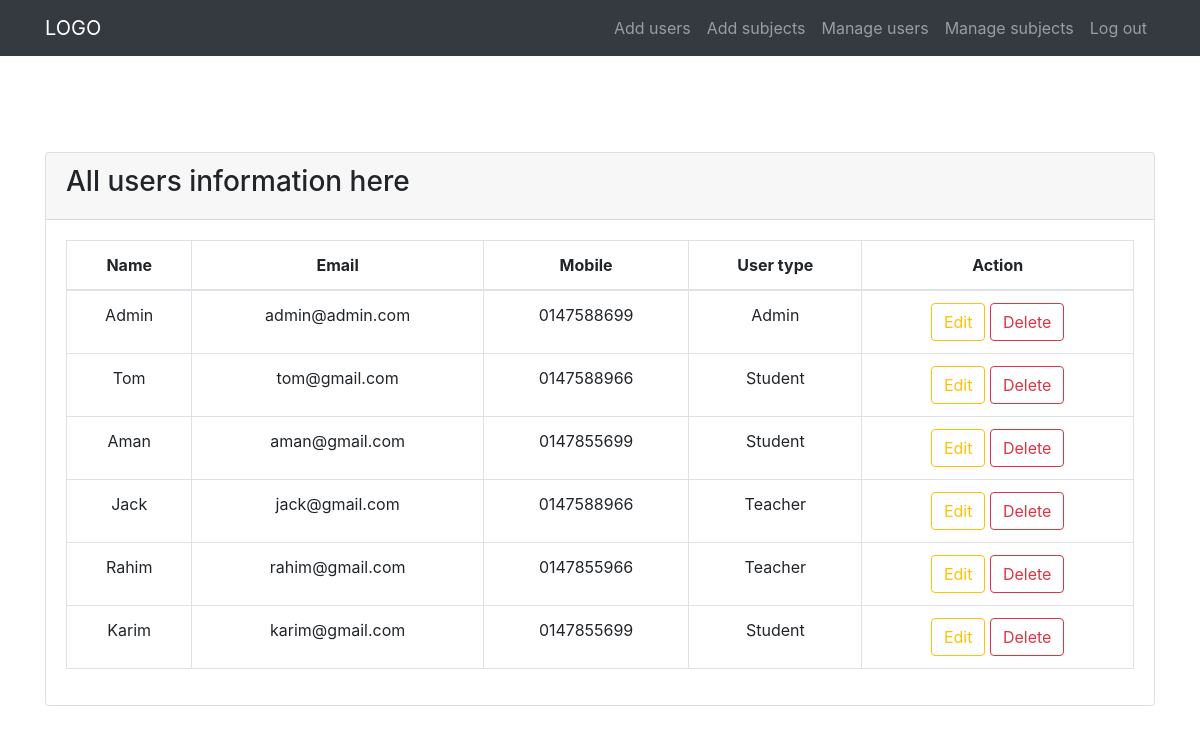
The page /pages/action.php?status=manage-users (signed in) on the database its author committed.
### tables this page shows
CREATE TABLE `users` (
  `id` int(11) NOT NULL,
  `name` varchar(256) NOT NULL,
  `email` varchar(256) NOT NULL,
  `password` varchar(256) NOT NULL,
  `mobile` varchar(256) NOT NULL,
  `type` tinyint(1) NOT NULL
);

### app/classes/Users.php (called while the page is built, shortened)
<?php
class Users
{
  private $userData;
  public function getUsersInfo()
  {
    $this->link = mysqli_connect("localhost", "root", "", "php_crud");
    if ($this->link) {
      $this->sql = "SELECT * FROM `users`";
      if (mysqli_query($this->link, $this->sql)) {
        $this->queryResult = mysqli_query($this->link, $this->sql);
        $this->i = 0;
        while ($this->row = mysqli_fetch_assoc($this->queryResult)) {
          $this->userData[$this->i]["id"] = $this->row["id"];
          $this->userData[$this->i]["name"] = $this->row["name"];
          $this->userData[$this->i]["email"] = $this->row["email"];
          $this->userData[$this->i]["mobile"] = $this->row["mobile"];
          $this->userData[$this->i]["type"] = $this->row["type"];
          $this->i++;
        }
        return $this->userData;
      }
      else {
        die("Query problem " . mysqli_error($this->link));
      }
    }
  }
}

### pages/manage-users.php (the view, shortened to what this page needs)
<?php include "./includes/header.php" ?>
  <section class="py-5 mt-5">
    <div class="container">
      <div class="row">
        <div class="col-md-12 mx-auto">
          <div class="card">
            <div class="card-header">
              <h3>All users information here</h3>
            </div>
            <div class="card-body">
              <table class="table table-bordered text-center">
                <thead>
                <tr>
                  <th scope="col">Name</th>
                  <th scope="col">Email</th>
                  <th scope="col">Mobile</th>
                  <th scope="col">User type</th>
                  <th scope="col">Action</th>
                </tr>
                </thead>
                <tbody>
                <?php if (isset($usersData)) {
                  foreach ($usersData as $user) { ?>
                    <tr>
                      <td><?php echo $user["name"] ?></td>
                      <td><?php echo $user["email"] ?></td>
                      <td><?php echo $user["mobile"] ?></td>
                      <td><?php echo $user["type"] == 1 ? "Admin" : ($user["type"] == 2 ? "Student" : ($user["type"] == 3 ? "Teacher" : null)) ?></td>
                      <td>
                        <a href="action.php?edit=<?php echo $user["id"]; ?>" class="btn btn-outline-warning">Edit</a>
                        <a href="action.php?delete=<?php echo $user["id"]; ?>"
                           onclick="return confirm('Are you sure to delete this?')"
                           class="btn btn-outline-danger">Delete</a>
                      </td>
                    </tr>
                  <?php }
                } ?>
                </tbody>
              </table>
            </div>
          </div>
        </div>
      </div>
    </div>
  </section>
<?php include "./includes/footer.php" ?>

### pages/action.php (shortened to what this page needs)
<?php
if (isset($_POST["login_button"]))
{
  $auth = new Auth($_POST);
  $authMessage = $auth->login();
  include "login.php";
}
else if (isset($_POST["button"]))
{
  $user = new Users($_POST);
  $message = $user->saveUsers();
  include "home.php";
}
else if (isset($_POST["subject_button"]))
{
  $subject = new Subjects($_POST);
  $message = $subject->saveSubjects();
  include "add-subject.php";
}
else if (isset($_GET["status"]))
{
  if ($_GET["status"] == "manage-users")
  {
    $users = new Users();
    $usersData = $users->getUsersInfo();
    include "manage-users.php";
  }
}

### pages/includes/header.php (shortened to what this page needs)
<!doctype html>
<html lang="en">
<head>
  <link rel="stylesheet" href="https://cdn.jsdelivr.net/npm/bootstrap@4.6.1/dist/css/bootstrap.min.css"
/>
</head>
<body>
  <?php if (isset($_SESSION["id"])) { ?>
    <nav class="navbar navbar-expand-md navbar-dark bg-dark">
      <div class="container">
        <a href="home.php" class="navbar-brand">LOGO</a>
        <ul class="navbar-nav ml-auto">
          <?php if ($_SESSION["type"] == 1) { ?>
            <li><a href="home.php" class="nav-link">Add users</a></li>
            <li><a href="add-subject.php" class="nav-link">Add subjects</a></li>
            <li><a href="action.php?status=manage-users" class="nav-link">Manage users</a>
            <li><a href="action.php?status=manage-subjects" class="nav-link">Manage subjects</a></li>
            <li><a href="action.php?status=logout" class="nav-link">Log out</a></li>
          <?php } else if ($_SESSION["type"] == 2) { ?>
            <li><a href="action.php?status=students" class="nav-link">My subjects</a></li>
            <li><a href="action.php?status=logout" class="nav-link">Log out</a></li>
          <?php } else if ($_SESSION["type"] == 3) { ?>
            <li><a href="action.php?status=teachers" class="nav-link">My profile</a></li>
            <li><a href="action.php?status=logout" class="nav-link">Log out</a></li>
          <?php } ?>
        </ul>
      </div>
    </nav>
  <?php } ?>

### pages/includes/footer.php (shortened to what this page needs)
</body>
</html>

### rows shown on the page
users: name "Admin", email "admin@admin.com", mobile "0147588699", type "Admin"
users: name "Tom", email "tom@gmail.com", mobile "0147588966", type "Student"
users: name "Aman", email "aman@gmail.com", mobile "0147855699", type "Student"
users: name "Jack", email "jack@gmail.com", mobile "0147588966", type "Teacher"
users: name "Rahim", email "rahim@gmail.com", mobile "0147855966", type "Teacher"
users: name "Karim", email "karim@gmail.com", mobile "0147855699", type "Student"
